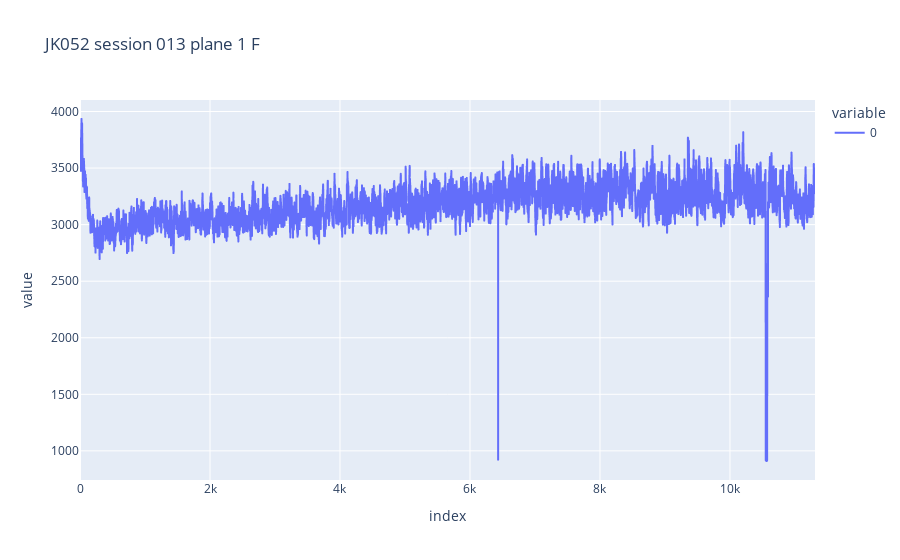

Notebook cell for this chart:
### Code cell
# Plot F with finer x axis
import plotly.express as px
# remove_frames = np.arange(6550,6567)
remove_frames = []

roi_dir = plane_dir / 'roi'
F_fn = roi_dir / 'F_reduced.npy'
F = np.load(F_fn)
# fig, ax = plt.subplots(figsize=(15, 5))

show_frames = np.setdiff1d(np.arange(F.shape[1]), remove_frames)
F_show = F[:, show_frames]

px.line(np.mean(F_show, 0), title=f'JK{mouse:03} session {session_num:03} plane {plane} F', labels={'x':'frame', 'y':'F'})
# ax.set_xticks(np.arange(0, num_frames, 200))
# ax.set_title(f'JK{mouse:03} session {session_num:03} plane {plane} F')
# ax.tick_params(axis='x', rotation=45)
# ax.set_xlim([0, 300])

### Figure 1 — Plotly figure (JSON) as saved in the notebook; plotly's stock layout.template omitted (floating-point values rounded to 4 significant figures; data arrays with more than 128 entries replaced by an {"elided": "..."} marker saying what was removed)
{"data": [{"hovertemplate": "variable=0<br>index=%{x}<br>value=%{y}<extra></extra>", "legendgroup": "0", "line": {"color": "#636efa", "dash": "solid"}, "marker": {"symbol": "circle"}, "mode": "lines", "name": "0", "showlegend": true, "type": "scattergl", "x": {"elided": "11309 int values"}, "xaxis": "x", "y": {"elided": "11309 float values"}, "yaxis": "y"}], "layout": {"legend": {"title": {"text": "variable"}, "tracegroupgap": 0}, "title": {"text": "JK052 session 013 plane 1 F"}, "xaxis": {"anchor": "y", "domain": [0, 1], "title": {"text": "index"}}, "yaxis": {"anchor": "x", "domain": [0, 1], "title": {"text": "value"}}}}
